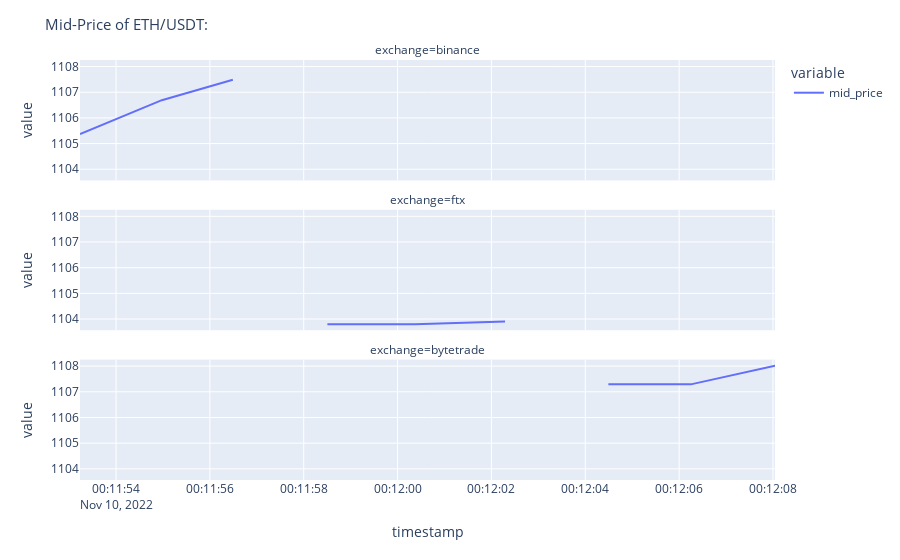

The notebook cell this image was saved under:
### Code cell
vs.Plot_line(MS_E, criptos[1], "Mid-Price of")

### Figure 1 — Plotly figure (JSON) as saved in the notebook; plotly's stock layout.template omitted (floating-point values rounded to 4 significant figures)
{"data": [{"hovertemplate": "variable=mid_price<br>exchange=binance<br>timestamp=%{x}<br>value=%{y}<extra></extra>", "legendgroup": "mid_price", "line": {"color": "#636efa", "dash": "solid"}, "marker": {"symbol": "circle"}, "mode": "lines", "name": "mid_price", "orientation": "v", "showlegend": true, "type": "scatter", "x": ["2022-11-10T00:11:53.232000", "2022-11-10T00:11:54.976000", "2022-11-10T00:11:56.489000"], "xaxis": "x3", "y": [1105.0, 1107.0, 1107.0], "yaxis": "y3"}, {"hovertemplate": "variable=mid_price<br>exchange=ftx<br>timestamp=%{x}<br>value=%{y}<extra></extra>", "legendgroup": "mid_price", "line": {"color": "#636efa", "dash": "solid"}, "marker": {"symbol": "circle"}, "mode": "lines", "name": "mid_price", "orientation": "v", "showlegend": false, "type": "scatter", "x": ["2022-11-10T00:11:58.504000", "2022-11-10T00:12:00.370000", "2022-11-10T00:12:02.290000"], "xaxis": "x2", "y": [1104.0, 1104.0, 1104.0], "yaxis": "y2"}, {"hovertemplate": "variable=mid_price<br>exchange=bytetrade<br>timestamp=%{x}<br>value=%{y}<extra></extra>", "legendgroup": "mid_price", "line": {"color": "#636efa", "dash": "solid"}, "marker": {"symbol": "circle"}, "mode": "lines", "name": "mid_price", "orientation": "v", "showlegend": false, "type": "scatter", "x": ["2022-11-10T00:12:04.492000", "2022-11-10T00:12:06.250000", "2022-11-10T00:12:08.043000"], "xaxis": "x", "y": [1107.0, 1107.0, 1108.0], "yaxis": "y"}], "layout": {"annotations": [{"font": {}, "showarrow": false, "text": "exchange=bytetrade", "x": 0.5, "xanchor": "center", "xref": "paper", "y": 0.2867, "yanchor": "bottom", "yref": "paper"}, {"font": {}, "showarrow": false, "text": "exchange=ftx", "x": 0.5, "xanchor": "center", "xref": "paper", "y": 0.6433, "yanchor": "bottom", "yref": "paper"}, {"font": {}, "showarrow": false, "text": "exchange=binance", "x": 0.5, "xanchor": "center", "xref": "paper", "y": 1.0, "yanchor": "bottom", "yref": "paper"}], "legend": {"title": {"text": "variable"}, "tracegroupgap": 0}, "margin": {"t": 60}, "title": {"font": {"size": 15}, "text": "Mid-Price of ETH/USDT:"}, "xaxis": {"anchor": "y", "domain": [0, 1], "title": {"text": "timestamp"}}, "xaxis2": {"anchor": "y2", "domain": [0, 1], "matches": "x", "showticklabels": false}, "xaxis3": {"anchor": "y3", "domain": [0, 1], "matches": "x", "showticklabels": false}, "yaxis": {"anchor": "x", "domain": [0, 0.2867], "title": {"text": "value"}}, "yaxis2": {"anchor": "x2", "domain": [0.3567, 0.6433], "matches": "y", "title": {"text": "value"}}, "yaxis3": {"anchor": "x3", "domain": [0.7133, 1.0], "matches": "y", "title": {"text": "value"}}}}
